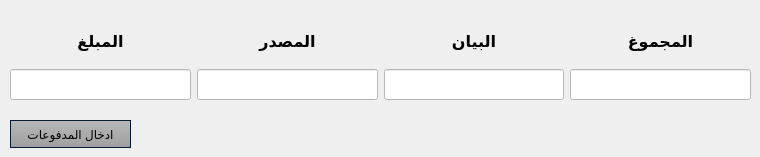
    <widget class="QWidget" name="tabExpenses">
     <attribute name="title">
      <string>ادخال المدفوعات</string>
     </attribute>
     <widget class="QWidget" name="gridLayoutWidget">
      <property name="geometry">
       <rect>
        <x>10</x>
        <y>20</y>
        <width>741</width>
        <height>80</height>
       </rect>
      </property>
      <layout class="QGridLayout" name="gridLayout" columnstretch="0,0,0,0">
       <item row="0" column="1">
        <widget class="QLabel" name="label_7">
         <property name="font">
          <font>
           <family>Arial</family>
           <pointsize>12</pointsize>
           <bold>true</bold>
          </font>
         </property>
         <property name="layoutDirection">
          <enum>Qt::RightToLeft</enum>
         </property>
         <property name="text">
          <string>المصدر</string>
         </property>
         <property name="alignment">
          <set>Qt::AlignCenter</set>
         </property>
        </widget>
       </item>
       <item row="1" column="2">
        <widget class="QLineEdit" name="inputComment1">
         <property name="font">
          <font>
           <pointsize>14</pointsize>
          </font>
         </property>
         <property name="styleSheet">
          <string notr="true">background-color: rgb(255, 255, 255);</string>
         </property>
        </widget>
       </item>
       <item row="1" column="1">
        <widget class="QLineEdit" name="inputSource1">
         <property name="font">
          <font>
           <pointsize>14</pointsize>
          </font>
         </property>
         <property name="styleSheet">
          <string notr="true">background-color: rgb(255, 255, 255);</string>
         </property>
        </widget>
       </item>
       <item row="1" column="0">
        <widget class="QLineEdit" name="inputAmount1">
         <property name="font">
          <font>
           <pointsize>14</pointsize>
          </font>
         </property>
         <property name="styleSheet">
          <string notr="true">background-color: rgb(255, 255, 255);</string>
         </property>
        </widget>
       </item>
       <item row="0" column="3">
        <widget class="QLabel" name="label_9">
         <property name="font">
          <font>
           <family>Arial</family>
           <pointsize>12</pointsize>
           <bold>true</bold>
          </font>
         </property>
         <property name="layoutDirection">
          <enum>Qt::RightToLeft</enum>
         </property>
         <property name="text">
          <string>المجموغ</string>
         </property>
         <property name="alignment">
          <set>Qt::AlignCenter</set>
         </property>
        </widget>
       </item>
       <item row="0" column="2">
        <widget class="QLabel" name="label_8">
         <property name="font">
          <font>
           <family>Arial</family>
           <pointsize>12</pointsize>
           <bold>true</bold>
          </font>
         </property>
         <property name="layoutDirection">
          <enum>Qt::RightToLeft</enum>
         </property>
         <property name="text">
          <string>البيان</string>
         </property>
         <property name="alignment">
          <set>Qt::AlignCenter</set>
         </property>
        </widget>
       </item>
       <item row="0" column="0">
        <widget class="QLabel" name="label_6">
         <property name="font">
          <font>
           <family>Arial</family>
           <pointsize>12</pointsize>
           <bold>true</bold>
          </font>
         </property>
         <property name="layoutDirection">
          <enum>Qt::RightToLeft</enum>
         </property>
         <property name="text">
          <string>المبلغ</string>
         </property>
         <property name="alignment">
          <set>Qt::AlignCenter</set>
         </property>
        </widget>
       </item>
       <item row="1" column="3">
        <widget class="QLineEdit" name="inputSum1">
         <property name="font">
          <font>
           <pointsize>14</pointsize>
          </font>
         </property>
         <property name="styleSheet">
          <string notr="true">background-color: rgb(255, 255, 255);</string>
         </property>
        </widget>
       </item>
      </layout>
     </widget>
     <widget class="QPushButton" name="btnPaymentEntry">
      <property name="geometry">
       <rect>
        <x>10</x>
        <y>120</y>
        <width>121</width>
        <height>28</height>
       </rect>
      </property>
      <property name="styleSheet">
       <string notr="true">QPushButton {
  background-color: qlineargradient(spread:repeat, x1:1, y1:0, x2:1, y2:1, stop:0 rgba(184, 184,      184, 255),stop:1 rgba(159, 159, 159, 255));
	color: #000;
	min-width: 80px;
	border-style: solid;
	border-width: 1px;
	border-color: #051a39;
	padding: 5px;
}
QPushButton#btnPaymentEntry:hover
{
	background-color: rgba(70,162,218,50%);
	border: 1px solid #46a2da;

}

QPushButton#btnPaymentEntry:pressed {
    background-color: qlineargradient(x1: 0, y1: 0, x2: 0, y2: 1,
                                      stop: 0 #dadbde, stop: 1 #f6f7fa);
}</string>
      </property>
      <property name="text">
       <string>ادخال المدفوعات</string>
      </property>
     </widget>
    </widget>
